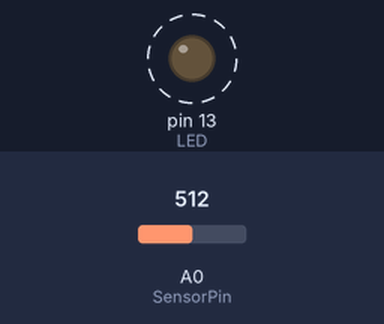
Simulated run of this sketch. Board: Arduino Uno, built with avr-gcc and run on an emulated ATmega328P. Shown: output pins drawn as LEDs (lit = HIGH). Dashed ring = blinking. The test bench sets the inputs (shaded band); at power-on: A0 (SensorPin) = 512. What the sketch prints to the serial monitor is not drawn.

Above: at 0.4 s.
Timing chart, 0 to 3.7 s (numbered marks = the images above):
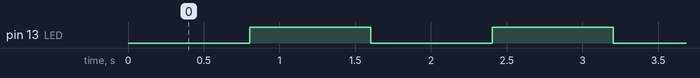

Measured:
- by itself, pin 13 (LED): alternates HIGH for 0.80 s and LOW for 0.80 s

The sketch:

code1.ino
```cpp
#define KALIBRASI_PH false
#define NILAI_PH_KALIBRASI  4.01
#define SAMPLING_KALIBRASI  200

#define SensorPin A0
#define Offset   41.30785714
#define k        -18.46428571
#define LED       13
#define samplingInterval  20
#define printInterval     800
#define ArrayLenth        40    // times of collection
#define TAMPIL_SERIAL     true  // tampilkan hasil di serial monitor
#define v_ear   0.0908
#define ph_ear   0.16


int pHArray[ArrayLenth];   // Menyimpan nilai rata2 hasil pembacaan sensor
int pHArrayIndex = 0;

void setup(void) {
  pinMode(LED, OUTPUT);
#if TAMPIL_SERIAL
  Serial.begin(9600);
  Serial.println("STARTED");
#endif


}

void loop(void) {
  static unsigned long samplingTime = millis();
  static unsigned long printTime = millis();
  static double pHValue, voltage;

#if KALIBRASI_PH  // MODE KALIBRASI
  double voltKalibrasi = 0;
  uint16_t samplingKalibrasi = SAMPLING_KALIBRASI;
#if TAMPIL_SERIAL

#endif

  for (uint16_t i = 0; i < samplingKalibrasi; i++) {
    voltage = analogRead(SensorPin) * 5.0 / 1024;
    voltKalibrasi += voltage;
    delay(samplingInterval);
#if TAMPIL_SERIAL

#endif
  }
#if TAMPIL_SERIAL

#endif
  voltKalibrasi /= samplingKalibrasi;
  delay(2000);
#if TAMPIL_SERIAL

#endif

  while (1) {};
  #else // MODE EKSEKUSI
  if (millis() - samplingTime > samplingInterval) {
    pHArray[pHArrayIndex++] = analogRead(SensorPin);
    if (pHArrayIndex == ArrayLenth) pHArrayIndex = 0;

    voltage = avergearray(pHArray, ArrayLenth) * 5.0 / 1024;
    voltage = voltage + v_ear;
    pHValue = k * voltage + Offset;
    pHValue = pHValue + ph_ear;
    samplingTime = millis();
  }

  // Setiap 800 mili detik, print a hasil pembacaan, ubah nyala kondisi LED
  if (millis() - printTime > printInterval) {
#if TAMPIL_SERIAL
    Serial.print(" pH value: ");
    Serial.println(pHValue, 2);
#endif
    digitalWrite(LED, digitalRead(LED) ^ 1);
    printTime = millis();
  }
#endif
}

double avergearray(int* arr, int number) {
  int i;
  int max, min;
  double avg;
  long amount = 0;
  if (number <= 0) {
#if TAMPIL_SERIAL
    //Serial.println("Error number for the array to avraging!/n");
#endif
    return 0;
  }

  if (number < 5) { //less than 5, calculated directly statistics
    for (i = 0; i < number; i++) {
      amount += arr[i];
    }
    avg = amount / number;
    return avg;
  } else {
    if (arr[0] < arr[1]) {
      min = arr[0]; max = arr[1];
    }
    else {
      min = arr[1]; max = arr[0];
    }
    for (i = 2; i < number; i++) {
      if (arr[i] < min) {
        amount += min;      //arr<min
        min = arr[i];
      } else {
        if (arr[i] > max) {
          amount += max;  //arr>max
          max = arr[i];
        } else {
          amount += arr[i]; //min<=arr<=max
        }
      }//if
    }//for
    avg = (double)amount / (number - 2);
  }//if
  return avg;
}
```
